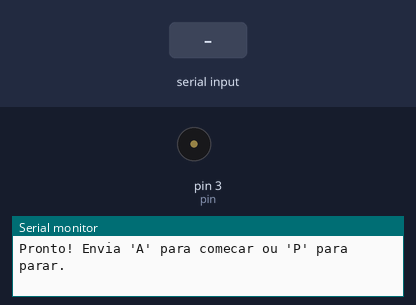
Simulated run of this sketch. Board: Arduino Uno, built with avr-gcc and run on an emulated ATmega328P. Parts: buzzer (waves = sounding), the last lines printed to the serial monitor. Inputs (shaded band) come from the test bench.

Above: at 1.2 s.
1.3 s: "A" received over Serial
At 3.2 s:
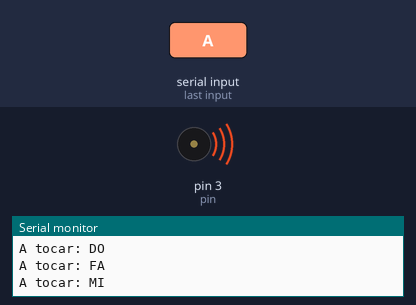
4.3 s: "P" received over Serial
At 5.4 s:
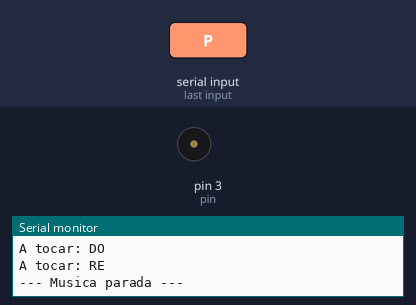
5.8 s: "a" received over Serial
At 7.5 s:
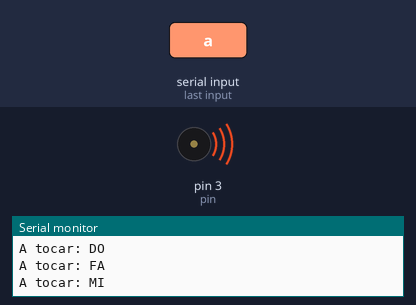
8.8 s: "p" received over Serial
At 10.0 s:
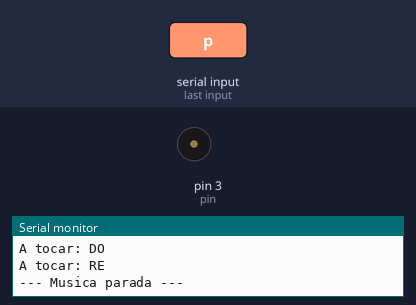
Timing chart, 0 to 11.3 s (numbered marks = the images above; inputs shaded):
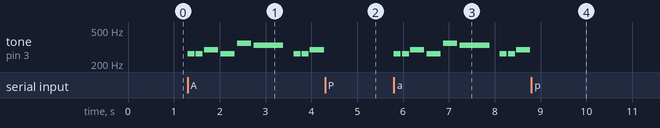

The sketch:

gerar_sons_piezo_musica.ino.ino
```cpp
const int pin = 3;

// 0 significa pausa (silencio) entre frases
const int notas[] = {
  // "Parabens a voce..."
  262, 262, 294, 262, 349, 330, 0,
  // "...nesta data querida..."
  262, 262, 294, 262, 392, 349, 0,
  // "...muitas felicidades..."
  262, 262, 523, 440, 349, 330, 294, 0,
  // "...muitos anos de vida!"
  466, 466, 440, 349, 392, 349
};

const char* nomesNotas[] = {
  "DO", "DO", "RE", "DO", "FA", "MI", "PAUSA",
  "DO", "DO", "RE", "DO", "SOL", "FA", "PAUSA",
  "DO", "DO", "DO5", "LA", "FA", "MI", "RE", "PAUSA",
  "SIb", "SIb", "LA", "FA", "SOL", "FA"
};

// Duracao total de cada passo em milissegundos
const int duracoes[] = {
  // "Parabens a voce..."
  180, 180, 360, 360, 360, 650, 220,
  // "...nesta data querida..."
  180, 180, 360, 360, 360, 650, 220,
  // "...muitas felicidades..."
  180, 180, 360, 360, 360, 360, 650, 220,
  // "...muitos anos de vida!"
  180, 180, 360, 360, 360, 750
};

const int totalNotas = sizeof(notas) / sizeof(notas[0]);

bool aTocar = false;
int indiceNota = 0;
unsigned long tempoInicioNota = 0;
bool notaIniciada = false;

void setup() {
  Serial.begin(9600);
  Serial.println("Pronto! Envia 'A' para comecar ou 'P' para parar.");
}

void loop() {
  // 1. Ler comandos da porta serie
  if (Serial.available() > 0) {
    char comando = Serial.read();

    if (comando == 'A' || comando == 'a') {
      if (!aTocar) {
        aTocar = true;
        indiceNota = 0;
        notaIniciada = false;
        Serial.println("--- A iniciar musica ---");
      }
    }
    else if (comando == 'P' || comando == 'p') {
      if (aTocar) {
        aTocar = false;
        noTone(pin);
        Serial.println("--- Musica parada ---");
      }
    }
  }

  // 2. Reproduzir a melodia sem bloquear o loop
  if (aTocar) {
    if (indiceNota < totalNotas) {
      if (!notaIniciada) {
        if (notas[indiceNota] > 0) {
          // Toca durante ~85% da duracao para separar notas repetidas
          int duracaoSom = (duracoes[indiceNota] * 85) / 100;
          tone(pin, notas[indiceNota], duracaoSom);
        } else {
          noTone(pin);
        }

        Serial.print("A tocar: ");
        Serial.println(nomesNotas[indiceNota]);

        tempoInicioNota = millis();
        notaIniciada = true;
      }

      if (millis() - tempoInicioNota >= (unsigned long)duracoes[indiceNota]) {
        indiceNota++;
        notaIniciada = false;
      }
    } else {
      aTocar = false;
      noTone(pin);
      Serial.println("--- Fim da musica ---");
    }
  }
}
```

Measured:
- after the input at 1.3 s, tone on pin 3 (pin): plays 262 Hz for 0.15 s, 262 Hz for 0.15 s, 294 Hz for 0.31 s, 262 Hz for 0.31 s, 349 Hz for 0.31 s, 330 Hz for 0.65 s … (9 notes in this stretch), starting at once
- after the input at 4.3 s, tone on pin 3 (pin): stops changing and stays silent
- after the input at 5.8 s, tone on pin 3 (pin): plays 262 Hz for 0.15 s, 262 Hz for 0.15 s, 294 Hz for 0.31 s, 262 Hz for 0.31 s, 349 Hz for 0.31 s, 330 Hz for 0.65 s … (9 notes in this stretch), starting at once
- after the input at 8.8 s, tone on pin 3 (pin): stops changing and stays silent
